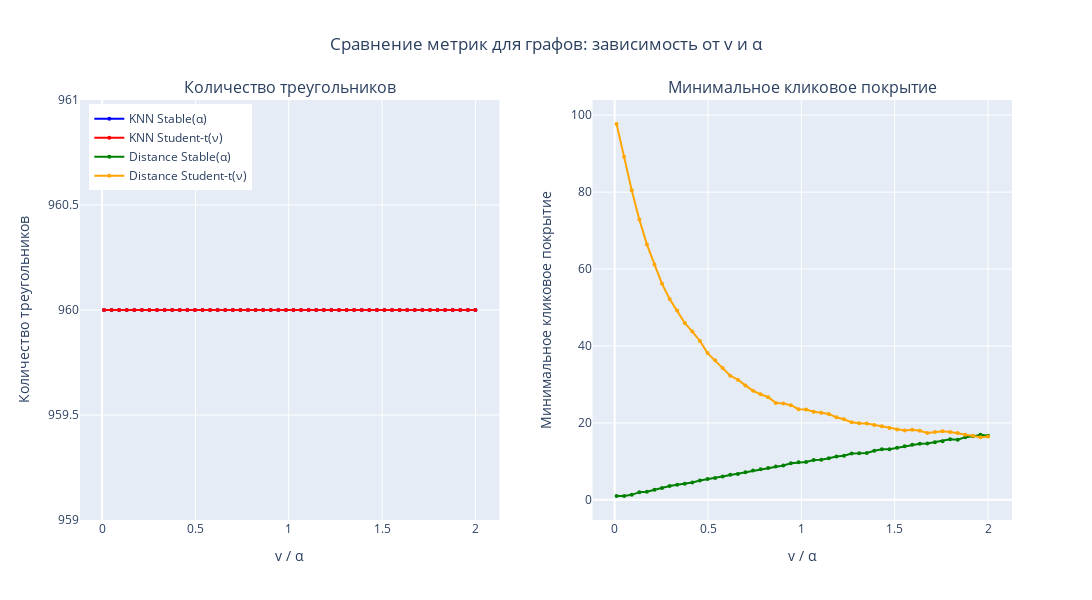

Source (notebook cell):
### Code cell
fig = make_subplots(
    rows=1,
    cols=2,
    subplot_titles=("Количество треугольников", "Минимальное кликовое покрытие"),
    horizontal_spacing=0.1,
)

fig.add_trace(
    go.Scatter(
        x=v,
        y=knn_f,
        mode="lines+markers",
        name="KNN Stable(α)",
        line=dict(color="blue", width=2),
        marker=dict(size=4),
    ),
    row=1,
    col=1,
)

fig.add_trace(
    go.Scatter(
        x=v,
        y=knn_h,
        mode="lines+markers",
        name="KNN Student-t(ν)",
        line=dict(color="red", width=2),
        marker=dict(size=4),
    ),
    row=1,
    col=1,
)

fig.add_trace(
    go.Scatter(
        x=v,
        y=dist_f,
        mode="lines+markers",
        name="Distance Stable(α)",
        line=dict(color="green", width=2),
        marker=dict(size=4),
        showlegend=True,
    ),
    row=1,
    col=2,
)

fig.add_trace(
    go.Scatter(
        x=v,
        y=dist_h,
        mode="lines+markers",
        name="Distance Student-t(ν)",
        line=dict(color="orange", width=2),
        marker=dict(size=4),
        showlegend=True,
    ),
    row=1,
    col=2,
)

fig.update_xaxes(title_text="v / α", row=1, col=1)
fig.update_xaxes(title_text="v / α", row=1, col=2)
fig.update_yaxes(title_text="Количество треугольников", row=1, col=1)
fig.update_yaxes(title_text="Минимальное кликовое покрытие", row=1, col=2)

fig.update_layout(
    title_text="Сравнение метрик для графов: зависимость от v и α",
    title_x=0.5,
    width=1400,
    height=600,
    legend=dict(yanchor="top", y=0.99, xanchor="left", x=0.01),
)

fig.show()

### Figure 1 — Plotly figure (JSON) as saved in the notebook; plotly's stock layout.template omitted (floating-point values rounded to 4 significant figures)
{"data": [{"line": {"color": "blue", "width": 2}, "marker": {"size": 4}, "mode": "lines+markers", "name": "KNN Stable(α)", "type": "scatter", "x": [0.01, 0.05061, 0.09122, 0.1318, 0.1724, 0.2131, 0.2537, 0.2943, 0.3349, 0.3755, 0.4161, 0.4567, 0.4973, 0.538, 0.5786, 0.6192, 0.6598, 0.7004, 0.741, 0.7816, 0.8222, 0.8629, 0.9035, 0.9441, 0.9847, 1.025, 1.066, 1.107, 1.147, 1.188, 1.228, 1.269, 1.31, 1.35, 1.391, 1.431, 1.472, 1.513, 1.553, 1.594, 1.634, 1.675, 1.716, 1.756, 1.797, 1.838, 1.878, 1.919, 1.959, 2.0], "xaxis": "x", "y": [960, 960, 960, 960, 960, 960, 960, 960, 960, 960, 960, 960, 960, 960, 960, 960, 960, 960, 960, 960, 960, 960, 960, 960, 960, 960, 960, 960, 960, 960, 960, 960, 960, 960, 960, 960, 960, 960, 960, 960, 960, 960, 960, 960, 960, 960, 960, 960, 960, 960], "yaxis": "y"}, {"line": {"color": "red", "width": 2}, "marker": {"size": 4}, "mode": "lines+markers", "name": "KNN Student-t(ν)", "type": "scatter", "x": [0.01, 0.05061, 0.09122, 0.1318, 0.1724, 0.2131, 0.2537, 0.2943, 0.3349, 0.3755, 0.4161, 0.4567, 0.4973, 0.538, 0.5786, 0.6192, 0.6598, 0.7004, 0.741, 0.7816, 0.8222, 0.8629, 0.9035, 0.9441, 0.9847, 1.025, 1.066, 1.107, 1.147, 1.188, 1.228, 1.269, 1.31, 1.35, 1.391, 1.431, 1.472, 1.513, 1.553, 1.594, 1.634, 1.675, 1.716, 1.756, 1.797, 1.838, 1.878, 1.919, 1.959, 2.0], "xaxis": "x", "y": [960, 960, 960, 960, 960, 960, 960, 960, 960, 960, 960, 960, 960, 960, 960, 960, 960, 960, 960, 960, 960, 960, 960, 960, 960, 960, 960, 960, 960, 960, 960, 960, 960, 960, 960, 960, 960, 960, 960, 960, 960, 960, 960, 960, 960, 960, 960, 960, 960, 960], "yaxis": "y"}, {"line": {"color": "green", "width": 2}, "marker": {"size": 4}, "mode": "lines+markers", "name": "Distance Stable(α)", "showlegend": true, "type": "scatter", "x": [0.01, 0.05061, 0.09122, 0.1318, 0.1724, 0.2131, 0.2537, 0.2943, 0.3349, 0.3755, 0.4161, 0.4567, 0.4973, 0.538, 0.5786, 0.6192, 0.6598, 0.7004, 0.741, 0.7816, 0.8222, 0.8629, 0.9035, 0.9441, 0.9847, 1.025, 1.066, 1.107, 1.147, 1.188, 1.228, 1.269, 1.31, 1.35, 1.391, 1.431, 1.472, 1.513, 1.553, 1.594, 1.634, 1.675, 1.716, 1.756, 1.797, 1.838, 1.878, 1.919, 1.959, 2.0], "xaxis": "x2", "y": [1, 1, 1.3, 2, 2.1, 2.65, 3.1, 3.6, 3.9, 4.2, 4.5, 5.05, 5.4, 5.7, 6.05, 6.5, 6.75, 7.15, 7.6, 7.95, 8.3, 8.7, 8.95, 9.5, 9.75, 9.85, 10.35, 10.45, 10.8, 11.25, 11.45, 12.05, 12.1, 12.2, 12.75, 13.15, 13.15, 13.55, 13.9, 14.3, 14.6, 14.65, 15, 15.2, 15.75, 15.65, 16.3, 16.5, 16.9, 16.65], "yaxis": "y2"}, {"line": {"color": "orange", "width": 2}, "marker": {"size": 4}, "mode": "lines+markers", "name": "Distance Student-t(ν)", "showlegend": true, "type": "scatter", "x": [0.01, 0.05061, 0.09122, 0.1318, 0.1724, 0.2131, 0.2537, 0.2943, 0.3349, 0.3755, 0.4161, 0.4567, 0.4973, 0.538, 0.5786, 0.6192, 0.6598, 0.7004, 0.741, 0.7816, 0.8222, 0.8629, 0.9035, 0.9441, 0.9847, 1.025, 1.066, 1.107, 1.147, 1.188, 1.228, 1.269, 1.31, 1.35, 1.391, 1.431, 1.472, 1.513, 1.553, 1.594, 1.634, 1.675, 1.716, 1.756, 1.797, 1.838, 1.878, 1.919, 1.959, 2.0], "xaxis": "x2", "y": [97.7, 89.2, 80.45, 72.85, 66.4, 61.2, 56.15, 52.2, 49.2, 45.95, 43.75, 41.3, 38.15, 36.3, 34.25, 32.25, 31.25, 29.75, 28.35, 27.45, 26.7, 25.2, 25.05, 24.6, 23.55, 23.5, 22.9, 22.65, 22.3, 21.45, 20.95, 20.15, 19.9, 19.85, 19.45, 19.15, 18.7, 18.3, 18.05, 18.25, 17.95, 17.4, 17.65, 17.8, 17.65, 17.35, 16.95, 16.65, 16.3, 16.45], "yaxis": "y2"}], "layout": {"annotations": [{"font": {"size": 16}, "showarrow": false, "text": "Количество треугольников", "x": 0.225, "xanchor": "center", "xref": "paper", "y": 1, "yanchor": "bottom", "yref": "paper"}, {"font": {"size": 16}, "showarrow": false, "text": "Минимальное кликовое покрытие", "x": 0.775, "xanchor": "center", "xref": "paper", "y": 1, "yanchor": "bottom", "yref": "paper"}], "height": 600, "legend": {"x": 0.01, "xanchor": "left", "y": 0.99, "yanchor": "top"}, "title": {"text": "Сравнение метрик для графов: зависимость от v и α", "x": 0.5}, "width": 1400, "xaxis": {"anchor": "y", "domain": [0, 0.45], "title": {"text": "v / α"}}, "xaxis2": {"anchor": "y2", "domain": [0.55, 1], "title": {"text": "v / α"}}, "yaxis": {"anchor": "x", "domain": [0, 1], "title": {"text": "Количество треугольников"}}, "yaxis2": {"anchor": "x2", "domain": [0, 1], "title": {"text": "Минимальное кликовое покрытие"}}}}
